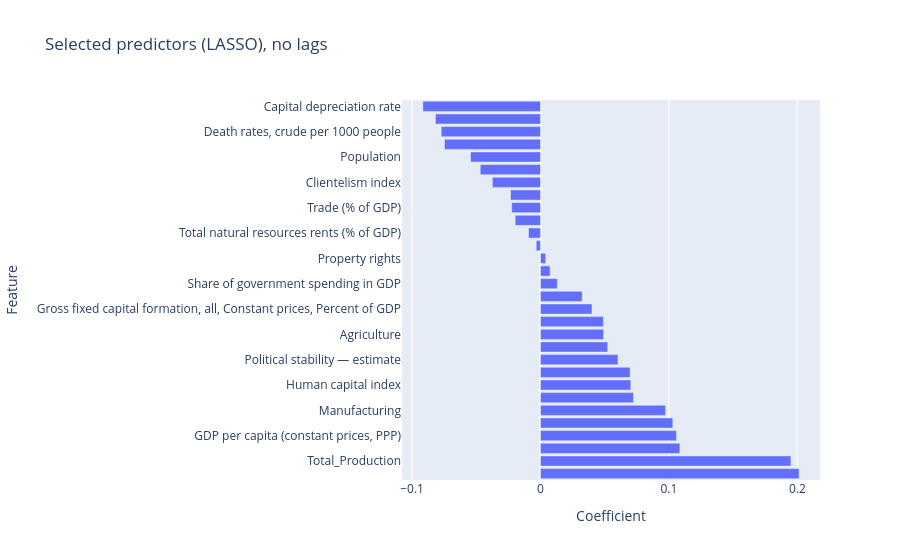
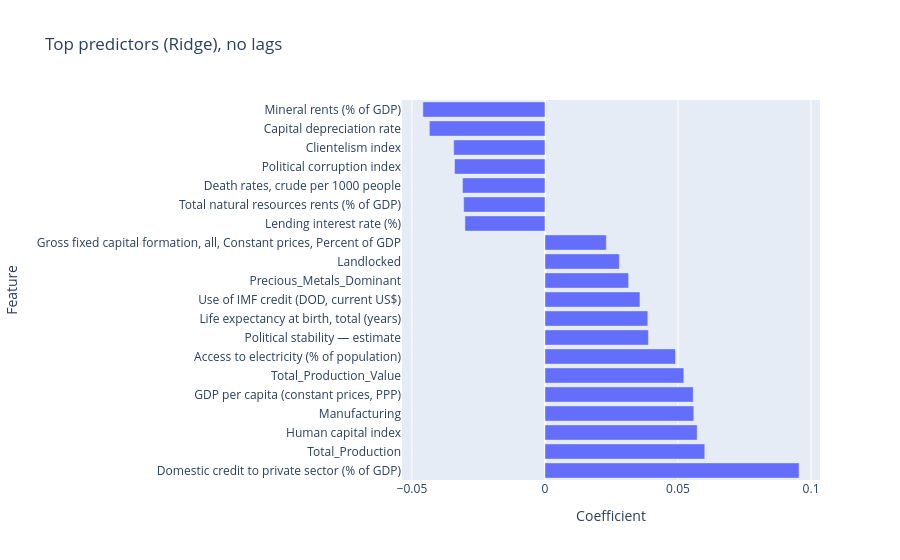
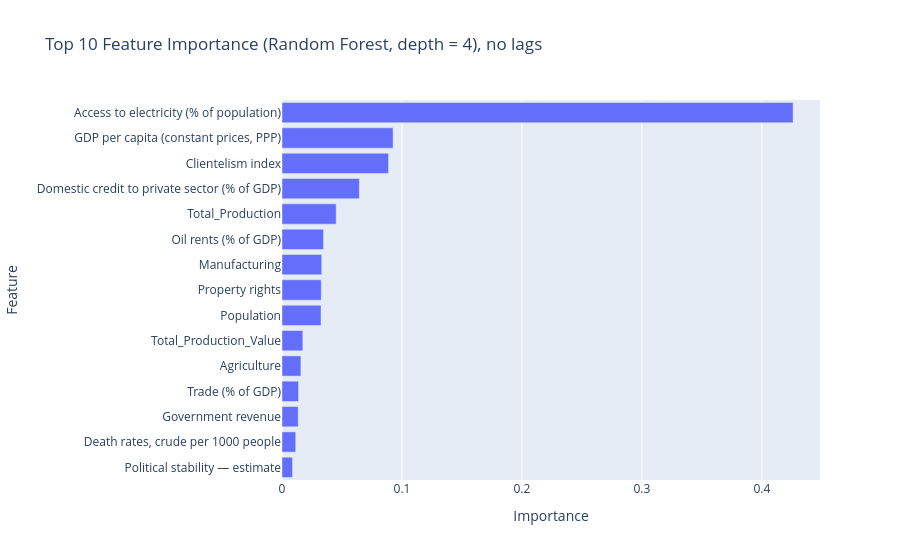

The notebook cell saved with these charts, in order:
### Markdown cell above
## 1) No lags

### Code cell
# ----------------------------
# 1. Drop rows with missing outcome
# ----------------------------
df_clean = master_data.dropna(subset=['Economic Complexity Index']).copy()
df_clean = df_clean.dropna(axis=1, how='all')

# ----------------------------
# 2. Separate outcome and predictors
# ----------------------------
y = df_clean['Economic Complexity Index'].values

X = df_clean.drop(columns=['Country Code', 'Country Name', 'Economic Complexity Index', 'Year']).values
feature_names = df_clean.drop(columns=['Country Code', 'Country Name', 'Economic Complexity Index', 'Year']).columns

# ----------------------------
# 3. Impute missing predictor values
# ----------------------------
imputer = SimpleImputer(strategy='median')
X_imputed = imputer.fit_transform(X)

# ----------------------------
# 4. Standardize predictors
# ----------------------------
scaler = StandardScaler()
X_scaled = scaler.fit_transform(X_imputed)

# ----------------------------
# 5. LASSO with cross-validation
# ----------------------------
lasso_cv = LassoCV(cv=10, random_state=42, max_iter=10000)
lasso_cv.fit(X_scaled, y)

# ----------------------------
# 6. Extract coefficients (indexed by feature names, not rows!)
# ----------------------------
coef = pd.Series(lasso_cv.coef_, index=feature_names)
#print("LASSO coefficients:\n", coef)

# ----------------------------
# 7. Selected predictors (non-zero coefficients)
# ----------------------------
selected = coef[coef != 0].sort_values(key=abs, ascending=False)
#print("Selected predictors:\n", selected)

######################################################
# ----------------------------
# 5. RIDGE with cross-validation
# ----------------------------
ridge_cv = RidgeCV(
    alphas=np.logspace(-4, 4, 100),
    cv=10
)
ridge_cv.fit(X_scaled, y)

# ----------------------------
# 6. Extract coefficients
# ----------------------------
coef = pd.Series(ridge_cv.coef_, index=feature_names)

# ----------------------------
# 7. Rank predictors by importance
# ----------------------------
ranked = coef.abs().sort_values(ascending=False)

##########################################################
# ----------------------------
# 6. Random Forest (3 levels)
# ----------------------------
rf = RandomForestRegressor(
    n_estimators=1000,
    max_depth=4,          # <-- 3 levels
    min_samples_leaf=3,
    random_state=42,
    n_jobs=-1
)

rf.fit(X_imputed, y)

# ----------------------------
# 7. Feature importance
# ----------------------------
importance = pd.Series(
    rf.feature_importances_,
    index=feature_names
).sort_values(ascending=False)

# Keep only top 10 variables
importance_top10 = importance.head(15)

# ----------------------------
# 8. LASSO Plot
# ----------------------------
selected_sorted = selected.sort_values()
df_plot = selected_sorted.reset_index()
df_plot.columns = ['Feature', 'Coefficient']

fig_lasso = px.bar(
    df_plot,
    x='Coefficient',
    y='Feature',
    orientation='h',
    title="Selected predictors (LASSO), no lags"
    # no text argument → no numbers on bars
)

fig_lasso.update_layout(yaxis=dict(autorange="reversed"))  # invert y-axis
fig_lasso.write_html(r'..\figures\Lasso_no_lags.html')     # save interactive HTML
fig_lasso.show() 

# ----------------------------
# 8. RIDGE Plot
# ----------------------------
# Predictors 
top_k = 20

# Sort and select top predictors
top_predictors = coef.loc[ranked.index[:top_k]].sort_values()

df_plot = top_predictors.reset_index()
df_plot.columns = ['Feature', 'Coefficient']

fig_ridge = px.bar(
    df_plot,
    x='Coefficient',
    y='Feature',
    orientation='h',
    title="Top predictors (Ridge), no lags"
)

fig_ridge.update_layout(yaxis=dict(autorange="reversed"))  # invert y-axis
fig_ridge.write_html(r'..\figures\Ridge_no_lags.html')      # save interactive HTML
fig_ridge.show()    
# ----------------------------
# 8. RF Plot
# ----------------------------

fig_rf = px.bar(
    importance_top10,
    orientation='h',
    title="Top 10 Feature Importance (Random Forest, depth = 4), no lags",
    labels={'value': 'Importance', 'index': 'Feature'}
)
fig_rf.update_layout(yaxis=dict(autorange="reversed"), showlegend=False)
fig_rf.write_html(r'..\figures\RF_no_lags.html')
fig_rf.show()

### Figure 1 — Plotly figure (JSON) as saved in the notebook; plotly's stock layout.template omitted (floating-point values rounded to 4 significant figures)
{"data": [{"hovertemplate": "Coefficient=%{x}<br>Feature=%{y}<extra></extra>", "legendgroup": "", "marker": {"color": "#636efa", "pattern": {"shape": ""}}, "name": "", "orientation": "h", "showlegend": false, "textposition": "auto", "type": "bar", "x": [-0.09157, -0.08185, -0.07731, -0.07477, -0.05445, -0.04692, -0.03747, -0.02333, -0.02239, -0.0197, -0.009308, -0.003317, 0.004064, 0.007474, 0.01311, 0.03247, 0.04011, 0.04899, 0.04915, 0.05235, 0.06033, 0.06975, 0.07033, 0.07241, 0.09742, 0.1031, 0.1059, 0.1085, 0.195, 0.2014], "xaxis": "x", "y": ["Capital depreciation rate", "Mineral rents (% of GDP)", "Death rates, crude per 1000 people", "Total_Reserves", "Population", "Mobile cellular subscriptions (per 100 people)", "Clientelism index", "Lending interest rate (%)", "Trade (% of GDP)", "Adjusted savings: gross savings (% of GNI)", "Total natural resources rents (% of GDP)", "Inflation, consumer prices (annual %)", "Property rights", "Subsoil_Metals_Dominant", "Share of government spending in GDP", "Primary net lending, General government, Percent of GDP", "Gross fixed capital formation, all, Constant prices, Percent of GDP", "Use of IMF credit (DOD, current US$)", "Agriculture", "Total_Production_Value", "Political stability — estimate", "Share of consumption in GDP", "Human capital index", "Landlocked", "Manufacturing", "Access to electricity (% of population)", "GDP per capita (constant prices, PPP)", "Precious_Metals_Dominant", "Total_Production", "Domestic credit to private sector (% of GDP)"], "yaxis": "y"}], "layout": {"barmode": "relative", "legend": {"tracegroupgap": 0}, "title": {"text": "Selected predictors (LASSO), no lags"}, "xaxis": {"anchor": "y", "domain": [0, 1], "title": {"text": "Coefficient"}}, "yaxis": {"anchor": "x", "autorange": "reversed", "domain": [0, 1], "title": {"text": "Feature"}}}}

### Figure 2 — Plotly figure (JSON) as saved in the notebook; plotly's stock layout.template omitted (floating-point values rounded to 4 significant figures)
{"data": [{"hovertemplate": "Coefficient=%{x}<br>Feature=%{y}<extra></extra>", "legendgroup": "", "marker": {"color": "#636efa", "pattern": {"shape": ""}}, "name": "", "orientation": "h", "showlegend": false, "textposition": "auto", "type": "bar", "x": [-0.04588, -0.04345, -0.03431, -0.03399, -0.031, -0.03057, -0.03009, 0.02306, 0.02796, 0.03143, 0.03569, 0.03865, 0.03888, 0.04907, 0.05219, 0.05572, 0.05592, 0.05721, 0.06007, 0.09551], "xaxis": "x", "y": ["Mineral rents (% of GDP)", "Capital depreciation rate", "Clientelism index", "Political corruption index", "Death rates, crude per 1000 people", "Total natural resources rents (% of GDP)", "Lending interest rate (%)", "Gross fixed capital formation, all, Constant prices, Percent of GDP", "Landlocked", "Precious_Metals_Dominant", "Use of IMF credit (DOD, current US$)", "Life expectancy at birth, total (years)", "Political stability — estimate", "Access to electricity (% of population)", "Total_Production_Value", "GDP per capita (constant prices, PPP)", "Manufacturing", "Human capital index", "Total_Production", "Domestic credit to private sector (% of GDP)"], "yaxis": "y"}], "layout": {"barmode": "relative", "legend": {"tracegroupgap": 0}, "title": {"text": "Top predictors (Ridge), no lags"}, "xaxis": {"anchor": "y", "domain": [0, 1], "title": {"text": "Coefficient"}}, "yaxis": {"anchor": "x", "autorange": "reversed", "domain": [0, 1], "title": {"text": "Feature"}}}}

### Figure 3 — Plotly figure (JSON) as saved in the notebook; plotly's stock layout.template omitted (floating-point values rounded to 4 significant figures)
{"data": [{"hovertemplate": "variable=0<br>Importance=%{x}<br>Feature=%{y}<extra></extra>", "legendgroup": "0", "marker": {"color": "#636efa", "pattern": {"shape": ""}}, "name": "0", "orientation": "h", "showlegend": true, "textposition": "auto", "type": "bar", "x": [0.426, 0.09263, 0.08881, 0.06449, 0.04515, 0.03463, 0.03314, 0.03274, 0.03253, 0.01739, 0.01576, 0.01376, 0.0135, 0.01146, 0.008769], "xaxis": "x", "y": ["Access to electricity (% of population)", "GDP per capita (constant prices, PPP)", "Clientelism index", "Domestic credit to private sector (% of GDP)", "Total_Production", "Oil rents (% of GDP)", "Manufacturing", "Property rights", "Population", "Total_Production_Value", "Agriculture", "Trade (% of GDP)", "Government revenue", "Death rates, crude per 1000 people", "Political stability — estimate"], "yaxis": "y"}], "layout": {"barmode": "relative", "legend": {"title": {"text": "variable"}, "tracegroupgap": 0}, "showlegend": false, "title": {"text": "Top 10 Feature Importance (Random Forest, depth = 4), no lags"}, "xaxis": {"anchor": "y", "domain": [0, 1], "title": {"text": "Importance"}}, "yaxis": {"anchor": "x", "autorange": "reversed", "domain": [0, 1], "title": {"text": "Feature"}}}}
